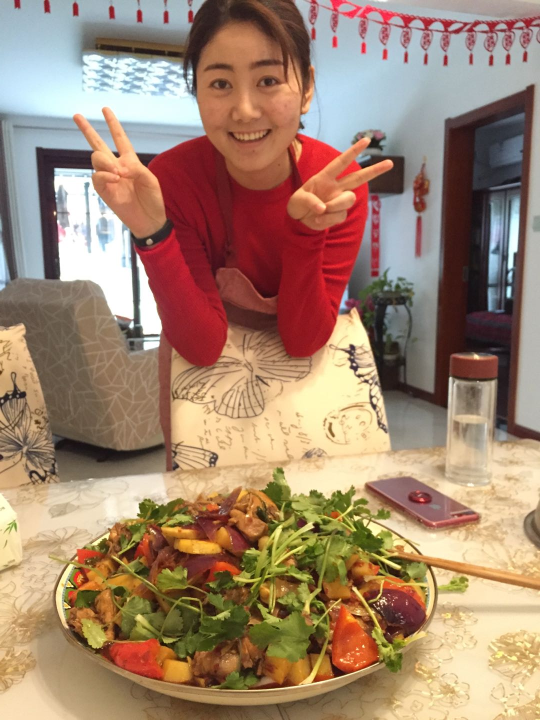
//> input picture section28#BinPic2/C++/Gril.jpg, 1080 x 1440 px, given in place of the camera (shown at 1/2 size)
$ ./haar   (built with g++ and OpenCV 4)
//> lines starting //> are read from the running program, lines starting //| are printed output that depends on the picture; after the words box and inside, x2 and y2 are one past the last pixel; in counts of white or black regions, pixels touching at a corner belong together
#include <opencv2/opencv.hpp>
#include <iostream>

using namespace cv;
using namespace std;
CascadeClassifier faceDetector;
String haar_data_file = "haarcascade_frontalface_alt2.xml";
int main(int artc, char** argv) {
	Mat frame, gray;
	vector<Rect> faces;
	VideoCapture capture(0);
	faceDetector.load(haar_data_file);
	namedWindow("HaarDetect", WINDOW_AUTOSIZE);
	while (true) {
		capture.read(frame);
//> frame is the input picture: 1440 rows x 1080 cols, CV_8UC3; mean B, G, R 110.2, 132.4, 161.9
		flip(frame, frame, 1);
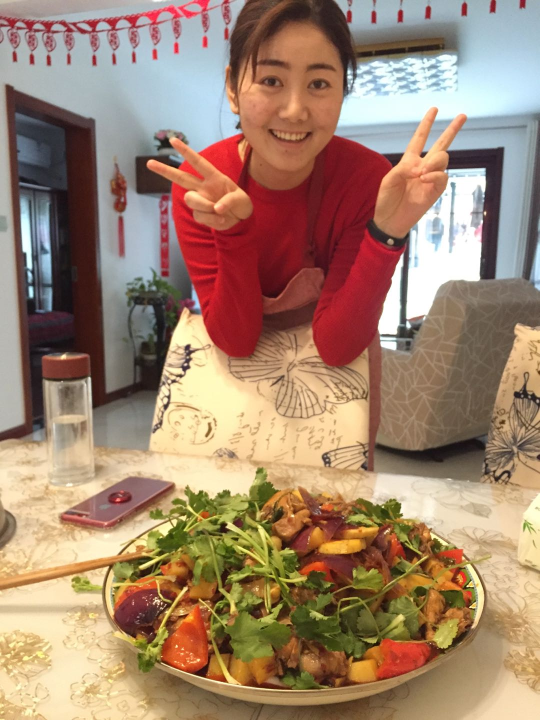
//> frame: 1440 rows x 1080 cols, CV_8UC3 (shown at 1/2 size); mean B, G, R 110.2, 132.4, 161.9
		cvtColor(frame, gray, COLOR_BGR2GRAY);
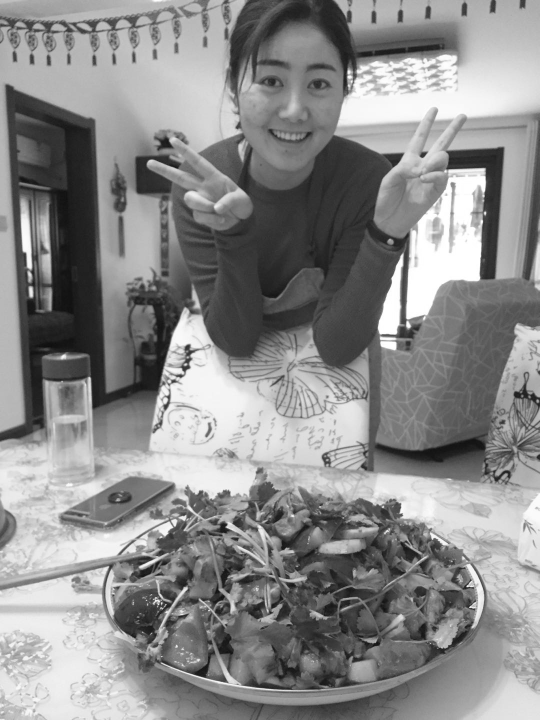
//> gray: 1440 rows x 1080 cols, CV_8UC1 (shown at 1/2 size); min 11, max 255, mean 138.7
		equalizeHist(gray, gray);
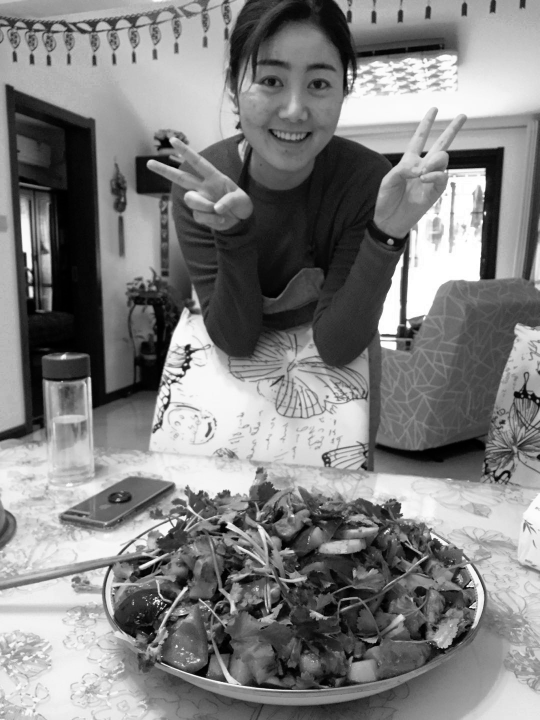
//> gray: 1440 rows x 1080 cols, CV_8UC1 (shown at 1/2 size); min 0, max 255, mean 128.1
		faceDetector.detectMultiScale(gray, faces, 1.2, 1, 0, Size(100, 100), Size(400, 400));
//> faces = 2 Rects (x, y, width, height): [460, 63, 262, 262], [674, 91, 214, 214]
		for (size_t t = 0; t < faces.size(); t++) {
			rectangle(frame, faces[t], Scalar(0, 0, 255), 2, 8, 0);
		}
//> this loop made 2 passes
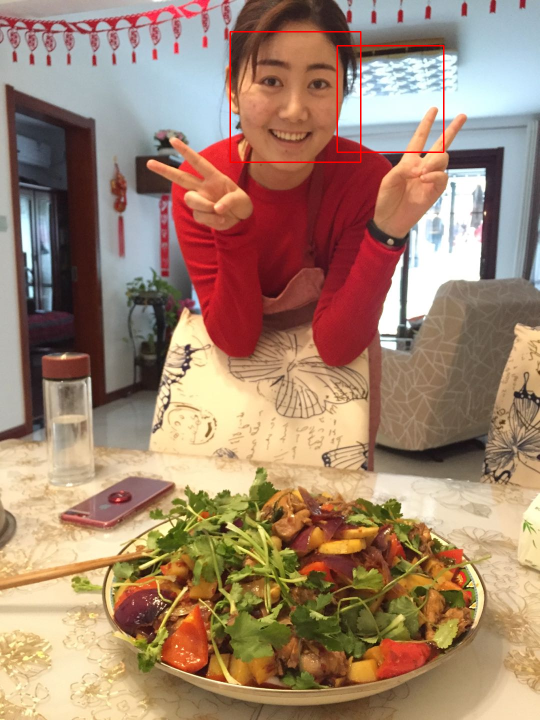
//> frame: 1440 rows x 1080 cols, CV_8UC3 (shown at 1/2 size); 0.36% of pixels changed, all inside (x1, y1, x2, y2) = (459, 62, 889, 326)
		char c = waitKey(10);
//> the Esc key is pressed
		if (c == 27) {
			return 0;
//> (the program exits here)

$ run again, on section28#BinPic2/C++/apple.jpg
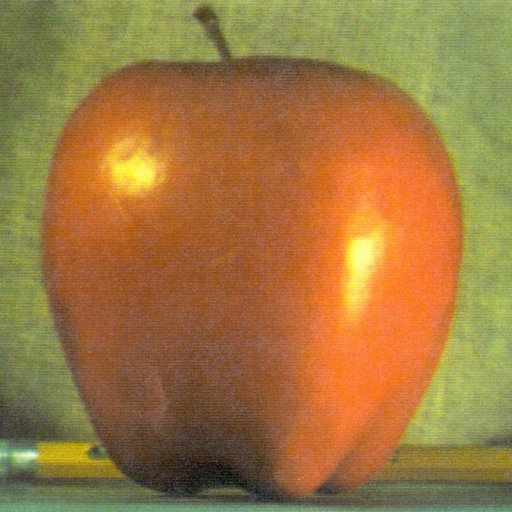
//> input picture section28#BinPic2/C++/apple.jpg, 512 x 512 px, given in place of the camera
//> frame is the input picture: 512 rows x 512 cols, CV_8UC3; mean B, G, R 64.8, 119.7, 159.1
//> `flip(frame, frame, 1);`:
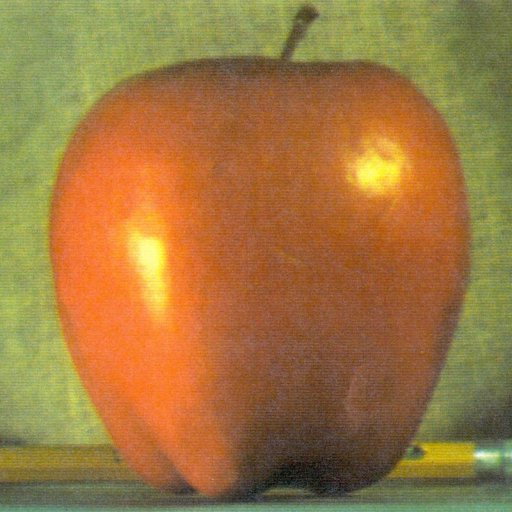
//> frame: 512 rows x 512 cols, CV_8UC3; mean B, G, R 64.8, 119.7, 159.1
//> `equalizeHist(gray, gray);`:
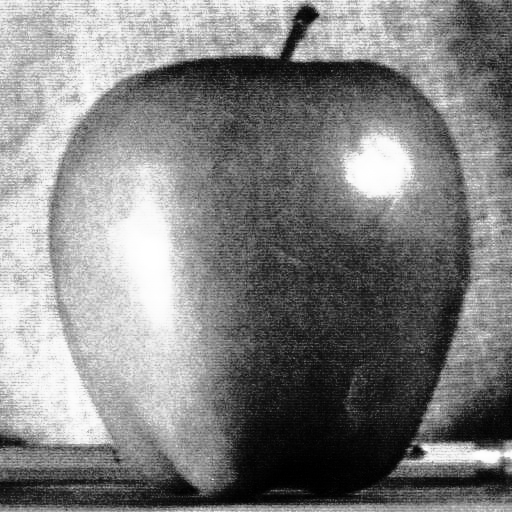
//> gray: 512 rows x 512 cols, CV_8UC1; min 0, max 255, mean 128.8
//> faces = empty

$ run again, on section28#BinPic2/C++/baboon.jpg
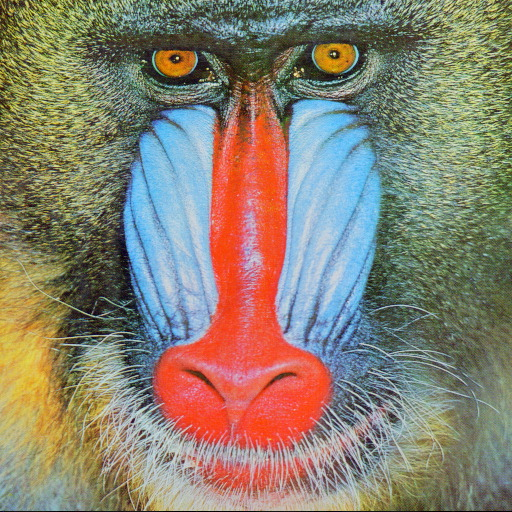
//> input picture section28#BinPic2/C++/baboon.jpg, 512 x 512 px, given in place of the camera
//> frame is the input picture: 512 rows x 512 cols, CV_8UC3; mean B, G, R 112.9, 129.1, 137.1
//> `flip(frame, frame, 1);`:
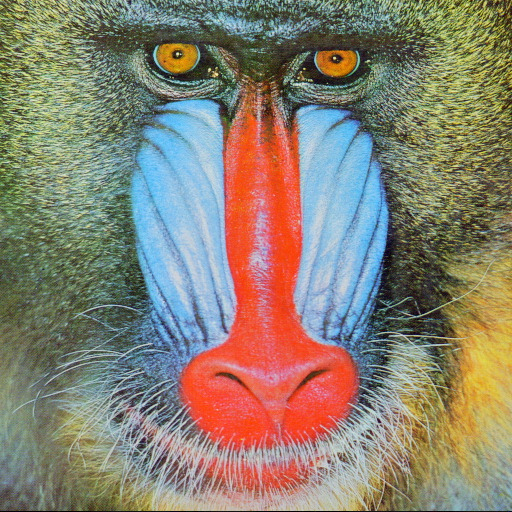
//> frame: 512 rows x 512 cols, CV_8UC3; mean B, G, R 112.9, 129.1, 137.1
//> `equalizeHist(gray, gray);`:
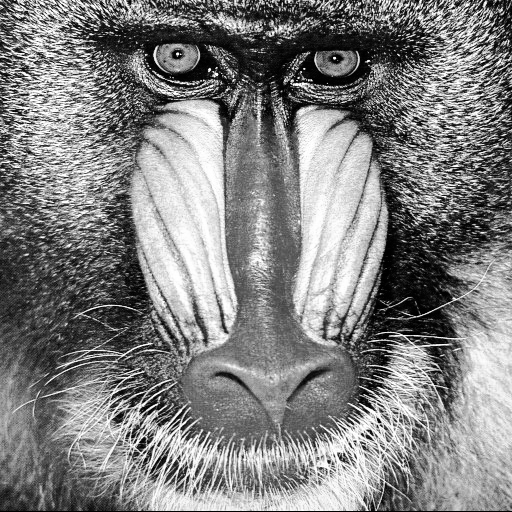
//> gray: 512 rows x 512 cols, CV_8UC1; min 0, max 255, mean 128.4
//> faces = empty
